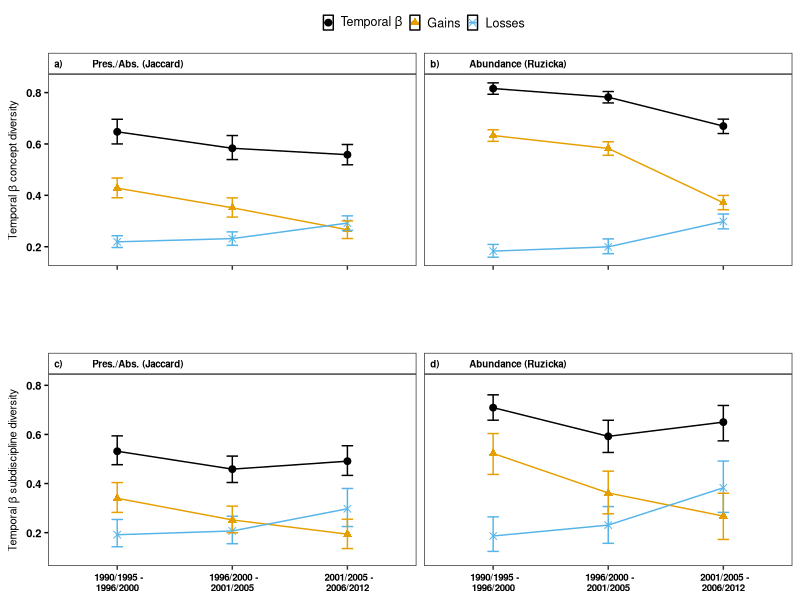
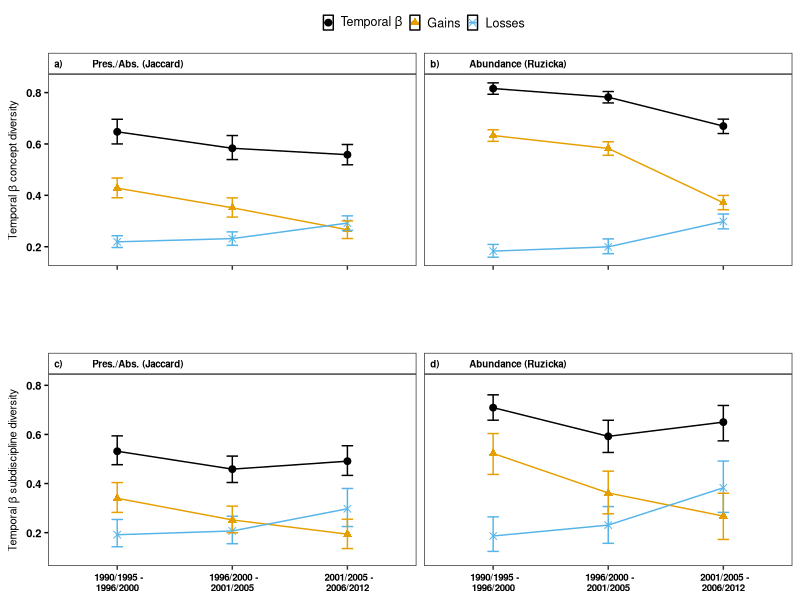

Recreate these plots in R, in order.
########################################
# Figures for temporal beta diversity ##
########################################
# integration & interdisciplinarity ####
########################################

require(ggplot2)
require(dplyr)
require(reshape2)
require(rms)
require(ggthemes)

###########
# Data ####
###########

tempbeta_integ<-read.csv("Cleaned_Data/TemporalBetaDiv_RAstopic.csv",stringsAsFactors = FALSE)
tempbeta_inter<-read.csv("Cleaned_Data/TemporalBetaDiv_topicRAs.csv",stringsAsFactors = FALSE)

########################
# 'integration' first  #
########################

# arrange data for figures

tempbeta_div<-melt(tempbeta_integ, id.vars=c("TBI","TimeWindow","ResAreas_Orig"),measure.vars = 2:4,value.name = "Value",variable.name = "BetaDiv_Components")

tempbeta_divv<-tempbeta_div %>%
               group_by(TimeWindow,TBI,BetaDiv_Components) %>%
               do(data.frame(rbind(smean.cl.boot(.$Value, B=1000))))

tempbeta_divv$TimeWindow<-as.character(tempbeta_divv$TimeWindow)
tempbeta_divv$TimeWindow<-ifelse(tempbeta_divv$TimeWindow=="Time1_2"," 1990/1995 -\n1996/2000",tempbeta_divv$TimeWindow)
tempbeta_divv$TimeWindow<-ifelse(tempbeta_divv$TimeWindow=="Time2_3"," 1996/2000 -\n2001/2005",tempbeta_divv$TimeWindow)
tempbeta_divv$TimeWindow<-ifelse(tempbeta_divv$TimeWindow=="Time3_4"," 2001/2005 -\n2006/2012",tempbeta_divv$TimeWindow)
tempbeta_divv$TimeWindow<-as.factor(tempbeta_divv$TimeWindow)

tempbeta_divv$TimeWindow <- factor(tempbeta_divv$TimeWindow, levels = c(" 1990/1995 -\n1996/2000"," 1996/2000 -\n2001/2005"," 2001/2005 -\n2006/2012"))

tempbeta_divv$BetaDiv_Components<-factor(tempbeta_divv$BetaDiv_Components,levels=c("D","C_den","B_den"))

tempbeta_divv$TBI<-as.factor(tempbeta_divv$TBI)
levels(tempbeta_divv$TBI)[levels(tempbeta_divv$TBI)=="Jaccard"] <- "a)          Pres./Abs. (Jaccard)"
levels(tempbeta_divv$TBI)[levels(tempbeta_divv$TBI)=="Ruzicka"]   <- "b)          Abundance (Ruzicka)"

# figure

bb<-ggplot(data=tempbeta_divv,aes(x=TimeWindow,y=Mean,group=BetaDiv_Components,colour=BetaDiv_Components,shape=BetaDiv_Components))+
  geom_point(size=2) +
  geom_errorbar(data=tempbeta_divv,aes(ymin=Lower,ymax=Upper),width=0.1)+
  geom_line(size=0.5)+
  #scale_colour_manual(name="",labels=c("B_den"="Losses","C_den"= "Gains","D"= expression(paste("Temporal ",beta))),
   #                   values = c("D"="#67a9cf","C_den" = "#ef8a62","B_den" ="gray40"))+
  scale_colour_colorblind(name="",
                     labels=c("B_den"="Losses","C_den"= "Gains","D"= expression(paste("Temporal ",beta))))+
  scale_shape_manual(name="", values=c("B_den"=4, "C_den"=17, "D"=19),
                     labels=c("B_den"="Losses","C_den"= "Gains","D"= expression(paste("Temporal ",beta))))+
  
  labs(x = "", y = expression(paste("Temporal ",beta," concept diversity")))+
  facet_wrap(.~TBI)

TempBetaDiv_integ<-bb+ theme_bw()+theme(axis.title.x=element_blank(),
                                        axis.title.y=element_text(colour="black",face=c("bold"),size=8),
                                        axis.text.y=element_text(colour="black",face="bold",size=8),
                                        axis.text.x=element_text(colour="black",face="bold",size=7),
                                        axis.ticks.y=element_line(colour="black"),
                                        legend.background=element_rect(fill="transparent"),
                                        legend.key=element_rect(fill="transparent"),legend.key.size = unit(0.25, "cm"),
                                        legend.text=element_text(size=9),
                                        legend.text.align = 0.5,
                                        legend.position="top",legend.direction="horizontal",
                                        strip.background = element_rect(fill="transparent"),
                                        strip.text = element_text(colour="black",face="bold",size=7,hjust=0),
                                        panel.background =element_rect(fill="transparent",colour="black"),
                                        panel.grid.minor=element_blank())

########################
# interdisciplinarity  #
########################

# arrange data for figures

tempbeta_interr<-melt(tempbeta_inter, id.vars=c("TBI","TimeWindow","Most_Probable_Topic"),measure.vars = 2:4,value.name = "Value",variable.name = "BetaDiv_Components")

tempbeta_interr<-tempbeta_interr %>%
  group_by(TimeWindow,TBI,BetaDiv_Components) %>%
  do(data.frame(rbind(smean.cl.boot(.$Value, B=1000))))

tempbeta_interr$TimeWindow<-as.character(tempbeta_interr$TimeWindow)
tempbeta_interr$TimeWindow<-ifelse(tempbeta_interr$TimeWindow=="Time1_2"," 1990/1995 -\n1996/2000",tempbeta_interr$TimeWindow)
tempbeta_interr$TimeWindow<-ifelse(tempbeta_interr$TimeWindow=="Time2_3"," 1996/2000 -\n2001/2005",tempbeta_interr$TimeWindow)
tempbeta_interr$TimeWindow<-ifelse(tempbeta_interr$TimeWindow=="Time3_4"," 2001/2005 -\n2006/2012",tempbeta_interr$TimeWindow)
tempbeta_interr$TimeWindow<-as.factor(tempbeta_interr$TimeWindow)

tempbeta_interr$TimeWindow <- factor(tempbeta_interr$TimeWindow, levels = c(" 1990/1995 -\n1996/2000"," 1996/2000 -\n2001/2005"," 2001/2005 -\n2006/2012"))

tempbeta_interr$BetaDiv_Components<-factor(tempbeta_interr$BetaDiv_Components,levels=c("D","C_den","B_den"))

tempbeta_interr$TBI<-as.factor(tempbeta_interr$TBI)
levels(tempbeta_interr$TBI)[levels(tempbeta_interr$TBI)=="Jaccard"] <- "c)          Pres./Abs. (Jaccard)"
levels(tempbeta_interr$TBI)[levels(tempbeta_interr$TBI)=="Ruzicka"]   <- "d)          Abundance (Ruzicka)"

# figure

cc<-ggplot(data=tempbeta_interr,aes(x=TimeWindow,y=Mean,group=BetaDiv_Components,colour=BetaDiv_Components,shape=BetaDiv_Components))+
  geom_point(size=2) +
  geom_errorbar(data=tempbeta_interr,aes(ymin=Lower,ymax=Upper),width=0.1)+
  geom_line(size=0.5)+
  #scale_colour_manual(name="",labels=c("B_den"="Losses","C_den"= "Gains","D"= expression(paste("Temporal ",beta))),
  #                   values = c("D"="#67a9cf","C_den" = "#ef8a62","B_den" ="gray40"))+
  scale_colour_colorblind(name="",
                          labels=c("B_den"="Losses","C_den"= "Gains","D"= expression(paste("Temporal ",beta))))+
  scale_shape_manual(name="", values=c("B_den"=4, "C_den"=17, "D"=19),
                          labels=c("B_den"="Losses","C_den"= "Gains","D"= expression(paste("Temporal ",beta))))+
  
  scale_y_continuous(limits=c(0.10, 0.81),breaks=c(0.2,0.4,0.6,0.8))+
  
  
  labs(x = "", y = expression(paste("Temporal ",beta," subdiscipline diversity")))+
  facet_wrap(.~TBI)

TempBetaDiv_inter<-cc+ theme_bw()+theme(axis.title.x=element_blank(),
                                  axis.title.y=element_text(colour="black",face=c("bold"),size=8),
                                  axis.text.y=element_text(colour="black",face="bold",size=8),
                                  axis.text.x=element_text(colour="black",face="bold",size=7),
                                  axis.ticks.y=element_line(colour="black"),
                                  legend.background=element_rect(fill="transparent"),
                                  legend.key=element_rect(fill="transparent"),legend.key.size = unit(0.25, "cm"),
                                  legend.text=element_text(size=9),
                                  legend.text.align = 0.5,
                                  legend.position="top",legend.direction="horizontal",
                                  strip.background = element_rect(fill="transparent"),
                                  strip.text = element_text(colour="black",face="bold",size=7,hjust=0),
                                  panel.background =element_rect(fill="transparent",colour="black"),
                                  panel.grid.minor=element_blank())


########################
######################## 

require(cowplot)

beta_tog<-plot_grid(TempBetaDiv_integ+theme(axis.text.x=element_blank(),
                                            panel.background = element_blank(),
                                            panel.grid.major = element_blank()),
                   TempBetaDiv_inter +theme(legend.position="none",
                                            panel.background = element_blank(),
                                            panel.grid.major = element_blank()),
                   align="vh",ncol=1)


ggsave(filename = file.path("Figures", "Integr_Inter_TempBetaDiv.png"), 
    units="in", 
    width=6.5, 
    height=6.5)

beta_tog

dev.off()
